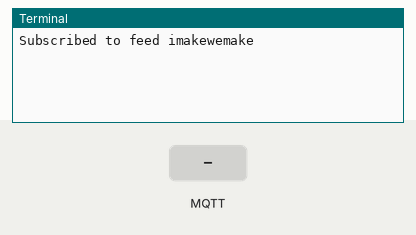
Bench run of a program on a simulated Raspberry Pi (BCM pin numbers). On the bench: the last lines printed to the terminal. Inputs (shaded band) come from the test bench. No MQTT or app messages arrive unless stated.

Above: at 1.2 s.
1.3 s: MQTT message "1" arrives on the first subscribed topic
At 1.8 s:
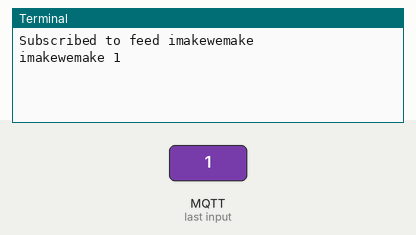
2.8 s: MQTT message "on" arrives on the first subscribed topic
At 4.0 s:
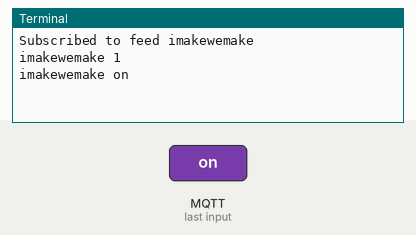
4.3 s: MQTT message "off" arrives on the first subscribed topic
At 5.3 s:
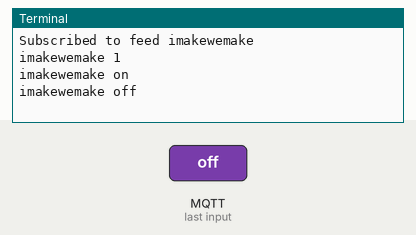

The program:

subscriber.py
```python
from Adafruit_IO import MQTTClient

ADAFRUIT_IO_USERNAME = 'iot_thinklab'
ADAFRUIT_IO_KEY = 'aio_WwrZ23hnGxxOx7bhUYJWujfarmDx'

AIO_FEED_KEY = 'imakewemake'

def aio_connected(client):
    client.subscribe(AIO_FEED_KEY)
    print('Subscribed to feed', AIO_FEED_KEY)

def aio_message(client, feed_key, data):
    print(feed_key, data)

aio_client = MQTTClient(ADAFRUIT_IO_USERNAME, ADAFRUIT_IO_KEY)

aio_client.on_connect    = aio_connected
aio_client.on_message    = aio_message

aio_client.connect()

aio_client.loop_blocking()
```

Measured:
- after the input at 1.3 s, the terminal: prints a new line at once (image 1)
- after the input at 2.8 s, the terminal: prints a new line at once (image 2)
- after the input at 4.3 s, the terminal: prints a new line at once (image 3)
